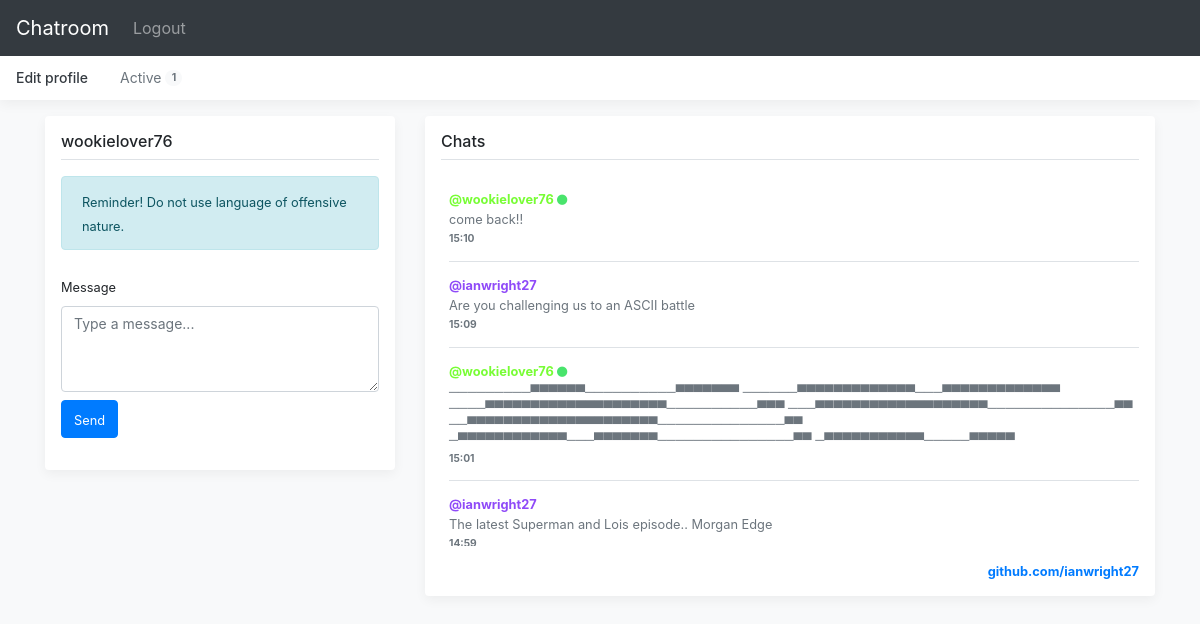
The app's page /chat/ (signed in) with its own data.
### tables this page shows
CREATE TABLE `messages` (
  `id` int(11) NOT NULL,
  `user_id` int(11) NOT NULL,
  `message` text NOT NULL,
  `time_sent` timestamp NOT NULL DEFAULT current_timestamp()
);

CREATE TABLE `users` (
  `id` int(11) NOT NULL,
  `username` varchar(40) NOT NULL,
  `email` varchar(255) NOT NULL,
  `pass` varchar(42) NOT NULL,
  `active` tinyint(1) NOT NULL,
  `color` varchar(25) NOT NULL,
  `last_active` timestamp NOT NULL DEFAULT current_timestamp() ON UPDATE current_timestamp()
);

### src/chat/index.php (the view, shortened to what this page needs)
<?php
require "../includes/conn.php";
$active_chats = getActive();
function getActive(){
  global $conn;
  $sql = "SELECT * FROM users WHERE active='1' ";
  $query = mysqli_query($conn, $sql);
  if ($query){
    $count = mysqli_num_rows($query);
    return $count;
  } else {
    echo mysqli_error($conn);
  }
}
?>
<!doctype html>
<html lang="en">
  <head>
    <link rel="stylesheet" href="https://maxcdn.bootstrapcdn.com/bootstrap/4.5.2/css/bootstrap.min.css">
    <link rel="stylesheet" href="https://cdnjs.cloudflare.com/ajax/libs/font-awesome/4.7.0/css/font-awesome.min.css">
    <link href="../assets/css/signin.css" rel="stylesheet">
    <link href="../assets/css/my.css" rel="stylesheet">
    <link href="../assets/css/offcanvas.css" rel="stylesheet">
  </head>
  <body class="bg-light">
    <nav class="navbar navbar-expand-md fixed-top navbar-dark bg-dark">
      <a class="navbar-brand" href="#">Chatroom</a>
      <div class="navbar-collapse offcanvas-collapse" id="navbarsExampleDefault">
        <ul class="navbar-nav mr-auto">
          <li class="nav-item">
            <a class="nav-link" href="../includes/logout.php">Logout</a>
          </li>
        </ul>
      </div>
    </nav>
    <div class="nav-scroller bg-white box-shadow">
      <nav class="nav nav-underline">
        <a class="nav-link active" href="#">Edit profile</a>
        <a class="nav-link" href="#">
          Active
          <span class="badge badge-pill bg-light align-text-bottom"><?php echo $active_chats; ?></span>
        </a>
      </nav>
    </div>
    <main role="main" class="container">
      <div class="row">
        <div class="col-4">
          <div class="my-3 p-3 bg-white rounded box-shadow">
            <h6 class="border-bottom border-gray pb-2 mb-0"><?php echo $_SESSION['username']; ?></h6>
            <div class="alert alert-info  mt-3 mb-0" role="alert">
              <small>Reminder! Do not use language of offensive nature.</small>
            </div>
            <form action="" method="POST" class="pt-0 pb-0">
              <br>
              <label for="message" class="text-small">
                <small>Message</small>
              </label><br>
              <textarea name="message" id="" cols="30" rows="3" placeholder="Type a message..." class="form-control placeholder-font"></textarea>
              <button class="btn btn-md mt-2 btn-primary " type="submit" name="submit">
                <small>Send</small>
              </button>
            </form>
<?php
require "../includes/conn.php";
    ?>
          </div>
        </div>
        <div class="col-8">
          <div class="my-3 p-3 bg-white rounded box-shadow" style="max-height: 480px;">
            <h6 class="border-bottom border-gray pb-2 mb-0">Chats</h6>
            <div class="my-3 pb-3 bg-white" style="max-height: 370px; overflow-y: hidden; overflow-y: scroll;">
<?php
$sql = "SELECT * FROM messages ORDER BY time_sent DESC";
$query = mysqli_query($conn, $sql);
if ($query) {
    while($row = mysqli_fetch_assoc($query)){
      $new_datetime = DateTime::createFromFormat ( "Y-m-d H:i:s", $row["time_sent"] );
      if (checkActive($row["user_id"]) == 1){
        echo
        '
          <div class="media text-muted pt-3">
            <img data-src="holder.js/32x32?theme=thumb&bg=007bff&fg=007bff&size=1" alt="" class="mr-2 rounded">
            <p class="media-body pb-3 mb-0 small lh-125 border-bottom border-gray">
              <strong class="d-block mb-1">
              <span class="font-weight-bold" style="color: #'.getColor($row["user_id"]).'">@'.getUsername($row["user_id"]).'</span>
              <span><i class="fa fa-circle active" aria-hidden="true"></i></span></strong>
              '.$row["message"].'
            <span class="pb-0 mb-0 mt-1 d-block small text-secondary font-weight-bold">'.$new_datetime->format('H:i').'</span>
            </p>
          </div>
        ';
      } else {
        echo
        '
          <div class="media text-muted pt-3">
            <img data-src="holder.js/32x32?theme=thumb&bg=007bff&fg=007bff&size=1" alt="" class="mr-2 rounded">
            <p class="media-body pb-3 mb-0 small lh-125 border-bottom border-gray">
              <strong class="d-block mb-1">
              <span class="font-weight-bold" style="color: #'.getColor($row["user_id"]).'">@'.getUsername($row["user_id"]).'</span><br>
              </strong>
              '.$row["message"].'
            <span class="pb-0 mb-0 mt-1 d-block small text-secondary font-weight-bold">'.$new_datetime->format('H:i').'</span>
            </p>
          </div>
        ';
      }
    }
}
function getUsername($user_id){
  global $conn;
  $sql = "SELECT * FROM users WHERE id ='".$user_id."'";
  $query = mysqli_query($conn, $sql);
  if ($query) {
    $row  = mysqli_fetch_array($query);
    if(is_array($row)) {
      return $row['username'];
    }
  } else {
    echo mysqli_error($conn);
  }
}
function checkActive($user_id){
  global $conn;
  $sql = "SELECT * FROM users WHERE id ='".$user_id."'";
  $query = mysqli_query($conn, $sql);
  if ($query) {
    $row  = mysqli_fetch_array($query);
    if(is_array($row)) {
      if ($row['active'] == '1'){
        return 1;
      } else {
        return 0;
      }
    }
  } else {
    echo mysqli_error($conn);
  }
}
function getColor($user_id){
  global $conn;
  $sql = "SELECT * FROM users WHERE id ='".$user_id."'";
  $query = mysqli_query($conn, $sql);
  if ($query) {
    $row  = mysqli_fetch_array($query);
    if(is_array($row)) {
      return $row['color'];
    }
  } else {
    echo mysqli_error($conn);
  }
}
?>
          </div>
            <small class="d-block text-right mt-3">
              <a href="https://github.com/ianwright27"><b>github.com/ianwright27</b></a>
            </small>
        </div>
      </div>
    </main>
  </body>
</html>

### src/assets/css/signin.css (style rules this page uses)
html, body { height: 100%; }
body { background-color: #f5f5f5; }

### src/assets/css/my.css (style rules this page uses)
.active { font-size: 12px; color: #49e46c; }
.placeholder-font::placeholder { font-size: 14px; }

### src/assets/css/offcanvas.css (style rules this page uses)
html, body { overflow-x: hidden; }
body { padding-top: 56px; }
.nav-scroller { position: relative; z-index: 2; height: 2.75rem; overflow-y: hidden; }
.nav-scroller .nav { display: -webkit-box; display: -ms-flexbox; display: flex; -ms-flex-wrap: nowrap; flex-wrap: nowrap; padding-bottom: 1rem; margin-top: -1px; overflow-x: auto; color: rgba(255, 255, 255, .75); text-align: center; white-space: nowrap; -webkit-overflow-scrolling: touch; }
.nav-underline .nav-link { padding-top: .75rem; padding-bottom: .75rem; font-size: .875rem; color: var(--secondary); }
.nav-underline .active { font-weight: 500; color: var(--gray-dark); }
.border-bottom { border-bottom: 1px solid #e5e5e5; }
.box-shadow { box-shadow: 0 .25rem .75rem rgba(0, 0, 0, .05); }
.lh-125 { line-height: 1.25; }

### records on screen
messages: user.username "wookielover76", message "come back!!", time_sent "15:10"
messages: user.username "ianwright27", message "Are you challenging us to an ASCII battle", time_sent "15:09"
messages: user.username "wookielover76", message "─────────▀▀▀▀▀▀──────────▀▀▀▀▀▀▀ ──────▀▀▀▀▀▀▀▀▀▀▀▀▀───▀▀▀▀▀▀▀▀▀▀▀▀▀ ────▀▀▀▀▀▀▀▀▀▀▀▀▀▀▀▀▀▀▀▀──────────▀▀▀ ───▀▀▀▀▀▀▀▀▀▀▀▀▀▀▀▀▀▀▀──────────────▀▀ ──▀▀▀▀▀▀▀▀▀▀▀▀▀▀▀▀▀▀▀▀▀──────────────▀▀ ─▀▀▀▀▀▀▀▀▀▀▀▀───▀▀▀▀▀▀▀───────────────▀▀ ─▀▀▀▀▀▀▀▀▀▀▀─────▀▀▀▀▀", time_sent "15:01"
messages: user.username "ianwright27", message "The latest Superman and Lois episode.. Morgan Edge", time_sent "14:59"

### other values on screen
$active_chats "1"
$_SESSION['username'] "wookielover76"
